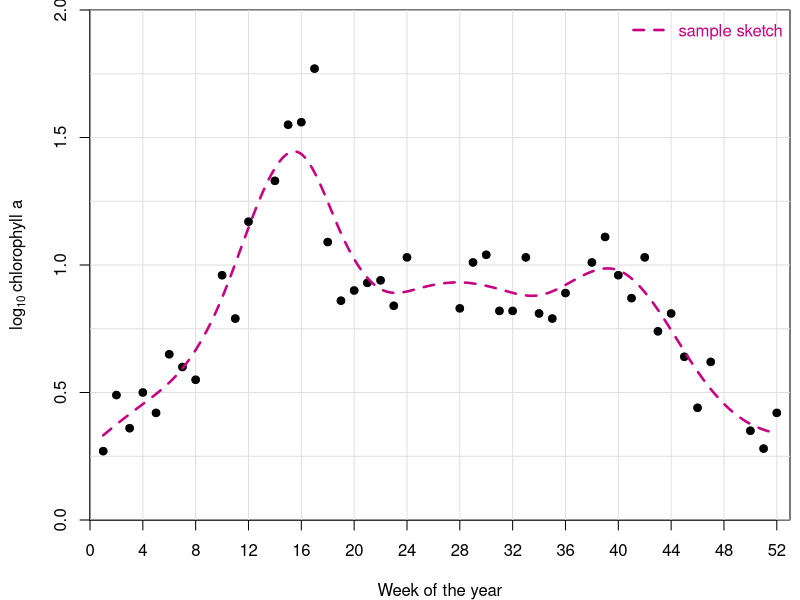
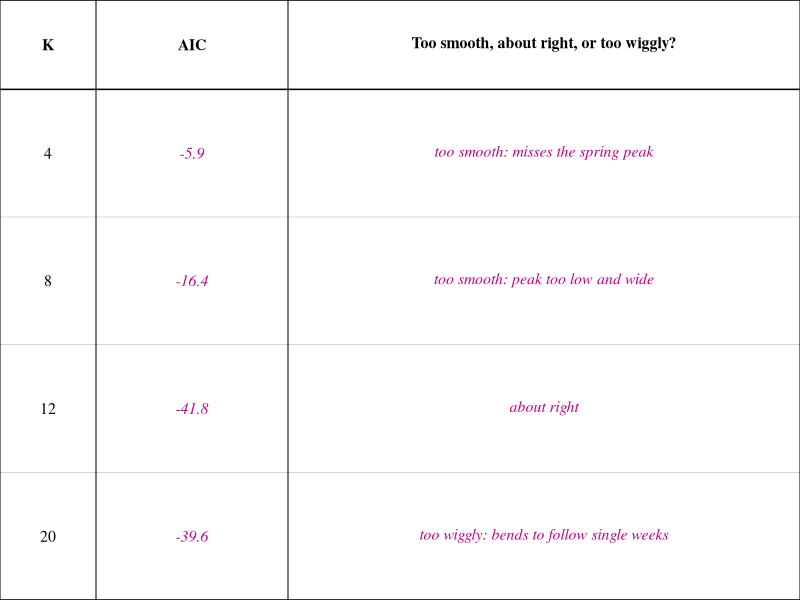
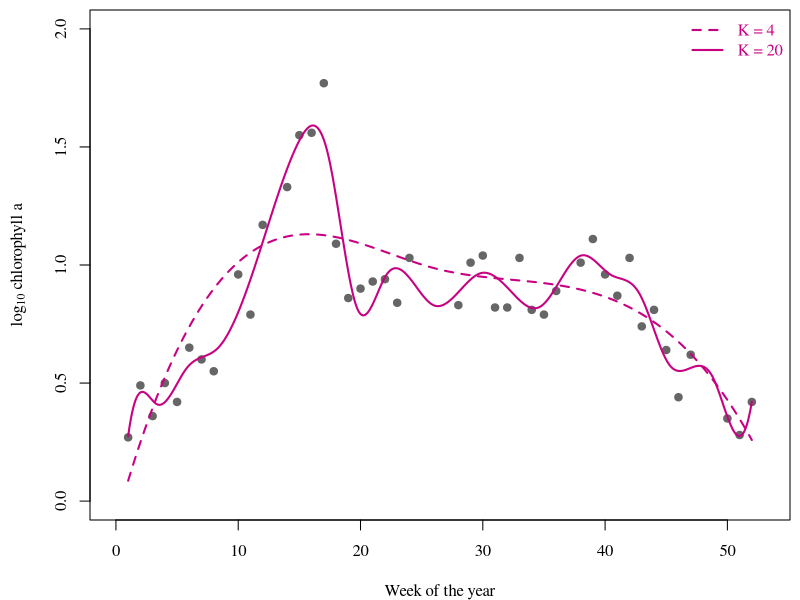
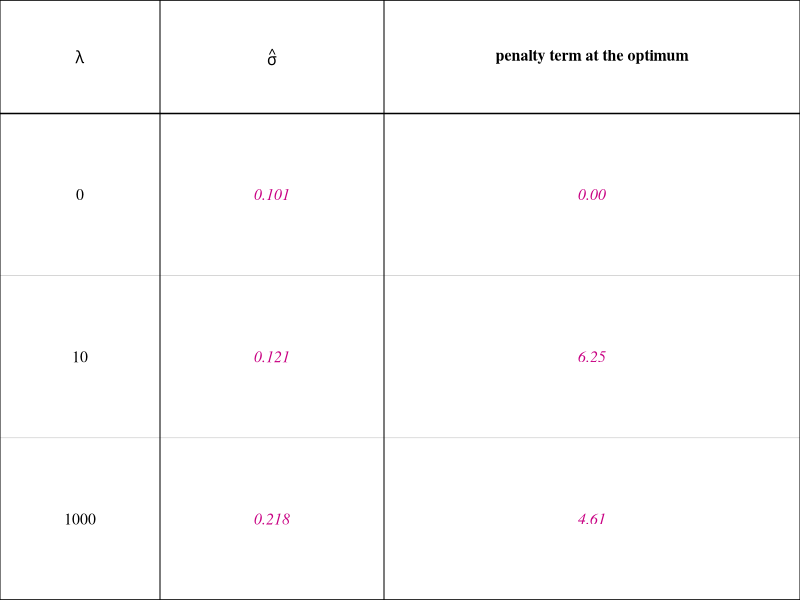
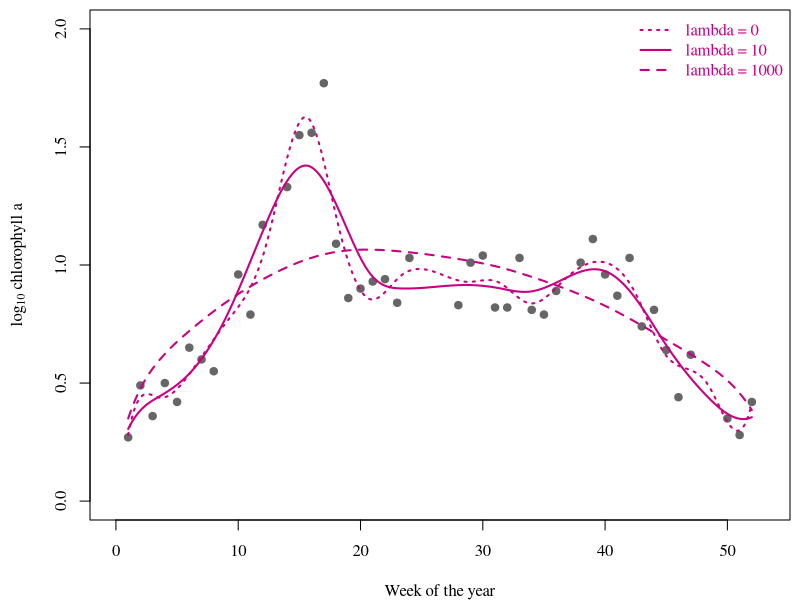
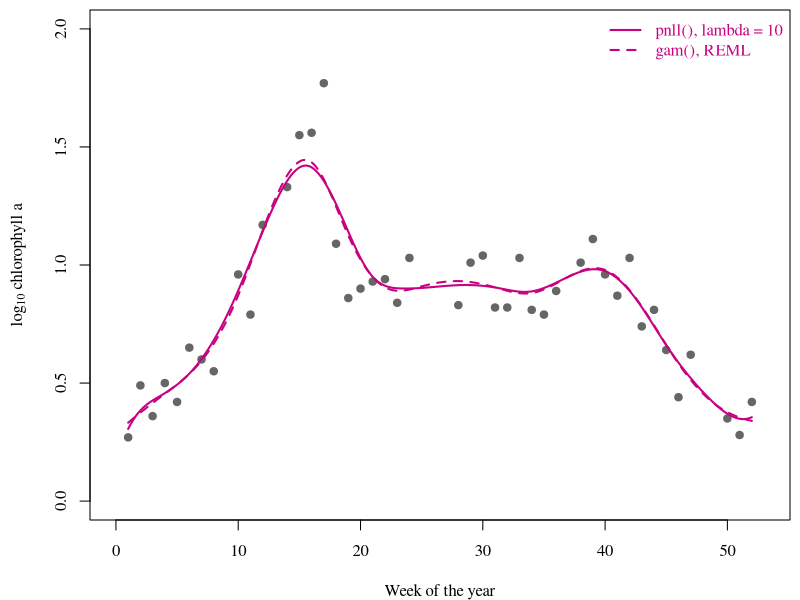

Write R code to recreate these figures, in order.
## ---- chunk 1
knitr::opts_chunk$set(echo = FALSE, fig.width = 6.5, fig.height = 0.3)
ans_col <- rgb(200, 0, 130, maxColorValue = 255)

# fill-in table drawn as a plot; "" leaves a cell blank; fill_cols are drawn in the answer
# color, italic
blank_table <- function(headers, body, col_widths = NULL,
                        header_height = 0.35, row_height = 0.5,
                        cex = 0.95, family = "serif", fill_cols = integer(0)) {
  nc <- length(headers); nr <- length(body)
  if (is.null(col_widths)) col_widths <- rep(1, nc)
  col_widths <- col_widths / sum(col_widths)
  cx <- c(0, cumsum(col_widths))
  h_total <- header_height + nr * row_height
  par(mar = c(0, 0, 0, 0), family = family)
  plot(NA, xlim = c(0, 1), ylim = c(0, h_total), axes = FALSE, xlab = "", ylab = "",
       xaxs = "i", yaxs = "i")
  y <- h_total
  segments(0, y, 1, y, lwd = 1.5)
  y <- y - header_height
  segments(0, y, 1, y, lwd = 1.5)
  for (i in seq_len(nr)) {
    y <- y - row_height
    segments(0, y, 1, y, lwd = if (i == nr) 1.5 else 0.5,
             col = if (i == nr) "black" else "grey70")
  }
  for (v in cx) segments(v, 0, v, h_total, lwd = 1)
  yh <- h_total - header_height / 2
  for (j in seq_len(nc)) text((cx[j] + cx[j + 1]) / 2, yh, labels = headers[[j]], font = 2, cex = cex)
  y <- h_total - header_height
  for (i in seq_len(nr)) {
    yc <- y - row_height / 2
    for (j in seq_len(nc)) {
      val <- body[[i]][[j]]
      ans <- j %in% fill_cols
      if (!identical(val, "")) text((cx[j] + cx[j + 1]) / 2, yc, labels = val, cex = cex,
                                    col = if (ans) ans_col else "black", font = if (ans) 3 else 1)
    }
    y <- y - row_height
  }
}

library(splines)
library(mgcv)
chl <- read.csv("../../data/ReservoirChlorophyll.csv")

# Part 2: unpenalized splines
Ks <- c(4, 8, 12, 20)
fits_bs <- lapply(Ks, function(K) lm(log_chl ~ bs(week, df = K), data = chl))
aics <- sapply(fits_bs, AIC)

# Part 3: penalized spline by hand
B <- bs(chl$week, df = 20, intercept = TRUE)
pnll <- function(par, lambda) {
  beta <- par[1:20]
  -sum(dnorm(chl$log_chl, B %*% beta, exp(par[21]), log = TRUE)) +
    lambda * sum(diff(beta, differences = 2)^2)
}
check_val <- pnll(c(rep(1, 20), log(0.2)), lambda = 10)
lambdas <- c(0, 10, 1000)
fits_pen <- lapply(c(lambdas, 1e6), function(l) optim(c(rep(1, 20), log(0.2)), pnll, lambda = l,
                                                      method = "BFGS", control = list(maxit = 2000)))
stopifnot(all(sapply(fits_pen, `[[`, "convergence") == 0))
sig_hat <- sapply(fits_pen, function(f) exp(f$par[21]))
pen_term <- mapply(function(f, l) l * sum(diff(f$par[1:20], differences = 2)^2), fits_pen, c(lambdas, 1e6))
B_grid <- predict(B, newx = 1:52)
week_fine <- seq(1, 52, by = 0.1)
B_fine <- predict(B, newx = week_fine)
curve_pen <- sapply(fits_pen, function(f) B_fine %*% f$par[1:20])

# Part 4: mgcv
fit_gam <- gam(log_chl ~ s(week, bs = "ps", k = 20), data = chl, method = "REML")
gam_edf <- sum(fit_gam$edf) - 1
gam_sigma <- sqrt(fit_gam$sig2)
gam_fine <- predict(fit_gam, data.frame(week = week_fine))
peak_week <- week_fine[which.max(gam_fine)]
peak_level <- max(gam_fine)
fit_line <- lm(log_chl ~ week, data = chl)
huge_dev <- max(abs(curve_pen[, 4] - predict(fit_line, data.frame(week = week_fine))))

plot_chl <- function(...) {
  par(mar = c(4, 4.5, 0.5, 0.5))
  plot(log_chl ~ week, data = chl, pch = 19, col = "grey40", xlim = c(0, 53), ylim = c(0, 2),
       xlab = "Week of the year", ylab = expression(log[10] ~ "chlorophyll a"), ...)
}
## ---- chunk 2
plot_chl(xaxs = "i", yaxs = "i", xaxt = "n")
axis(1, at = seq(0, 52, 4))
abline(v = seq(0, 52, 4), h = seq(0, 2, 0.25), col = "grey88")
points(log_chl ~ week, data = chl, pch = 19)
lines(week_fine, gam_fine, col = ans_col, lwd = 2.5, lty = 2)
legend("topright", "sample sketch", col = ans_col, lwd = 2.5, lty = 2, bty = "n", text.col = ans_col)
## ---- chunk 3
blank_table(
  headers = list("K", "AIC", "Too smooth, about right, or too wiggly?"),
  body = list(list("4", sprintf("%.1f", aics[1]), "too smooth: misses the spring peak"),
              list("8", sprintf("%.1f", aics[2]), "too smooth: peak too low and wide"),
              list("12", sprintf("%.1f", aics[3]), "about right"),
              list("20", sprintf("%.1f", aics[4]), "too wiggly: bends to follow single weeks")),
  col_widths = c(0.6, 1.2, 3.2), fill_cols = 2:3)
## ---- chunk 4
plot_chl()
lines(week_fine, predict(fits_bs[[1]], data.frame(week = week_fine)), col = ans_col, lwd = 2, lty = 2)
lines(week_fine, predict(fits_bs[[4]], data.frame(week = week_fine)), col = ans_col, lwd = 2)
legend("topright", c("K = 4", "K = 20"), col = ans_col, lwd = 2, lty = 2:1, bty = "n",
       text.col = ans_col)
## ---- chunk 5
blank_table(
  headers = list(expression(lambda), expression(hat(sigma)), "penalty term at the optimum"),
  body = lapply(1:3, function(i) list(format(lambdas[i]), sprintf("%.3f", sig_hat[i]),
                                      sprintf("%.2f", pen_term[i]))),
  col_widths = c(1, 1.4, 2.6), fill_cols = 2:3)
## ---- chunk 6
plot_chl()
for (i in 1:3) lines(week_fine, curve_pen[, i], col = ans_col, lwd = 2, lty = c(3, 1, 2)[i])
legend("topright", paste("lambda =", lambdas), col = ans_col, lwd = 2, lty = c(3, 1, 2),
       bty = "n", text.col = ans_col)
## ---- chunk 7
plot_chl()
lines(week_fine, curve_pen[, 2], col = ans_col, lwd = 2)
lines(week_fine, gam_fine, col = ans_col, lwd = 2, lty = 2)
legend("topright", c("pnll(), lambda = 10", "gam(), REML"), col = ans_col, lwd = 2, lty = 1:2,
       bty = "n", text.col = ans_col)
